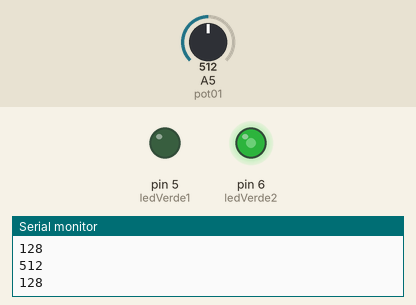
This sketch was run on a simulated Arduino Uno, built with avr-gcc and run on an emulated ATmega328P. Shown: output pins drawn as LEDs (lit = HIGH), the last lines printed to the serial monitor. The inputs (shaded band) are chosen by the test bench; at power-on: A5 (pot01) = 512.

Above: at 1.8 s.
1.9 s: A5 (pot01) set to 716
At 2.3 s:
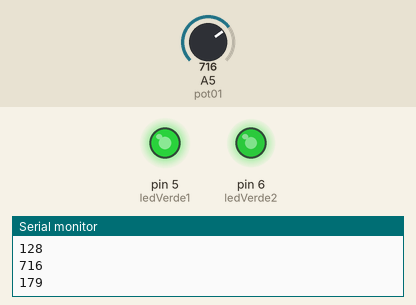
3.5 s: A5 (pot01) set to 900
At 5.1 s:
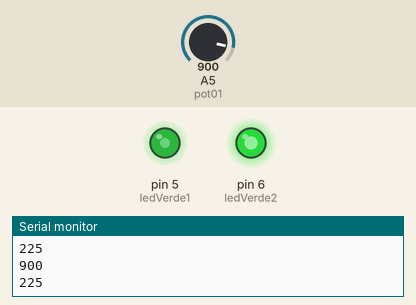
5.5 s: A5 (pot01) set to 1023
At 6.6 s:
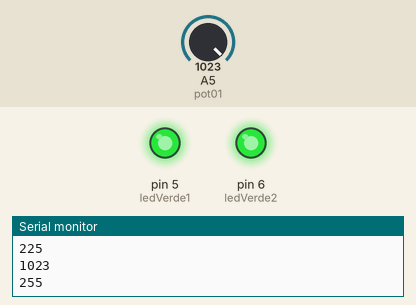
7.5 s: A5 (pot01) set to 511
At 9.2 s:
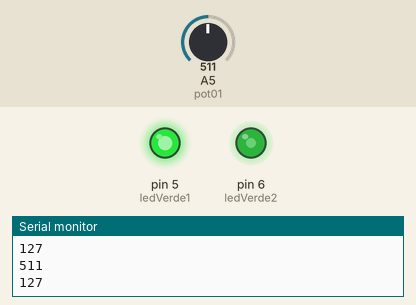
9.5 s: A5 (pot01) set to 306
At 10.9 s:
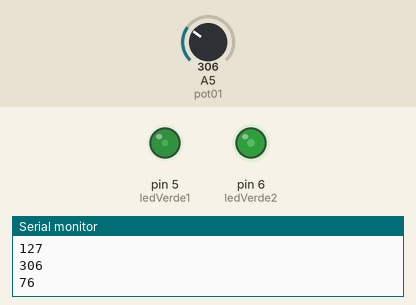
11.5 s: A5 (pot01) set to 122
At 12.5 s:
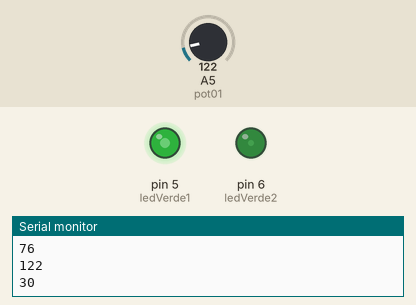
Timing chart, 0 to 14.5 s (numbered marks = the images above; inputs shaded):
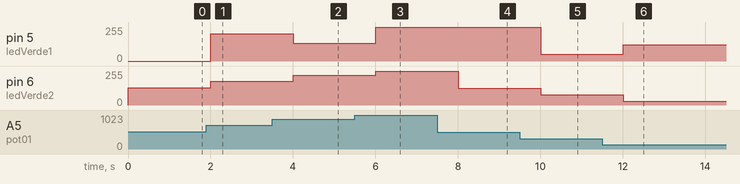

The sketch:

Ejemplo007.ino
```cpp
int ledVerde1 = 5;
int ledVerde2 = 6;
int pot01 = A5;
int entrada;

void setup() {
  // put your setup code here, to run once:
Serial.begin(9600);
pinMode(ledVerde1,OUTPUT);
pinMode(ledVerde2,OUTPUT);

}

void loop() {
  // put your main code here, to run repeatedly:

entrada = analogRead(pot01);
analogWrite(ledVerde1,entrada);
analogWrite(ledVerde2,entrada/4);
Serial.println(entrada);
Serial.println(entrada/4);
Serial.println();
delay(1000);


}
```

Measured:
- after the input at 1.9 s, pin 5 (ledVerde1): 0/255 → 204/255 after 0.10 s; pin 6 (ledVerde2): 128/255 → 179/255 after 0.10 s
- after the input at 3.5 s, pin 5 (ledVerde1): 204/255 → 132/255 after 0.50 s; pin 6 (ledVerde2): 179/255 → 225/255 after 0.50 s
- after the input at 5.5 s, pin 5 (ledVerde1): 132/255 → 255/255 after 0.50 s; pin 6 (ledVerde2): 225/255 → 255/255 after 0.50 s
- after the input at 7.5 s, pin 6 (ledVerde2): 255/255 → 127/255 after 0.50 s
- after the input at 9.5 s, pin 5 (ledVerde1): 255/255 → 50/255 after 0.51 s; pin 6 (ledVerde2): 127/255 → 76/255 after 0.51 s
- after the input at 11.5 s, pin 5 (ledVerde1): 50/255 → 122/255 after 0.51 s; pin 6 (ledVerde2): 76/255 → 30/255 after 0.51 s
